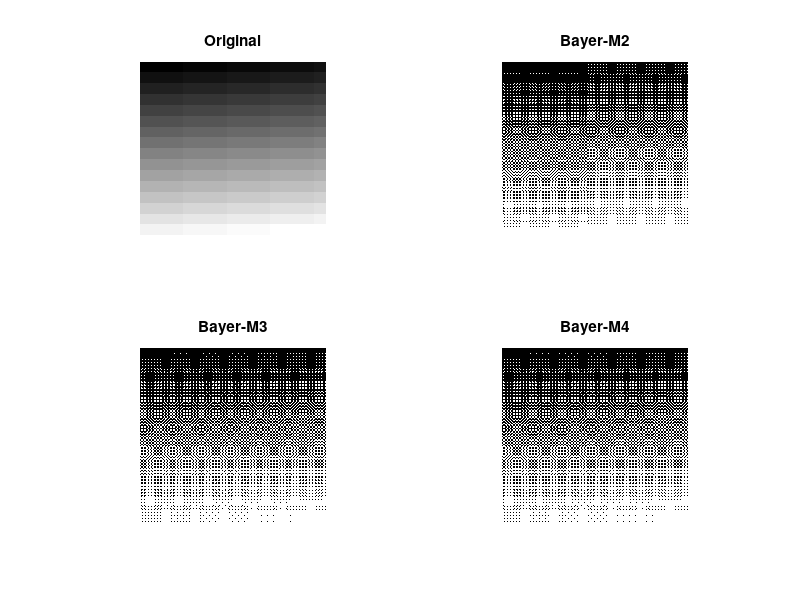

MATLAB code for this plot: (Note: this script raises an error after producing the figure.)
%   Transfer an image to black-white-dots image with Bayer matrix

clear;
clc;

m1 = [[ 0 2 ];
      [ 3 1 ]];
  
u1 = ones(2, 2);

m2 = [[ 4*m1       4*m1+2*u1 ];
      [ 4*m1+3*u1  4*m1+u1   ]]
  
u2 = ones(4, 4);

m3 = [[ 4*m2       4*m2+2*u2 ];
      [ 4*m2+3*u2  4*m2+u2  ]]
  
u3 = ones(8, 8);
  
m4 = [[ 4*m3       4*m3+2*u3 ];
      [ 4*m3+3*u3  4*m3+u3  ]]


  
for i = 1:256
    Xi = 16 * fix(i/15);
    for j = 1:256
        Yj = fix(j/15);
        Sample(i, j) = Xi + Yj;
    end
end
Sample = uint8(Sample);

OuputM2 = 0;
for i = 1:256
    for j = 1:256
        ImageColor = Sample(i,j) / 16;
        BayerMatrix = m2(bitand(i,3) + 1, bitand(j,3) + 1);
        if ( ImageColor <= BayerMatrix )
            OuputM2(i,j) = 0;
        else
            OuputM2(i,j) = 255;
        end
    end
end
Image8BitM2 = uint8(OuputM2);

OuputM3 = 0;
for i = 1:256
    for j = 1:256
        ImageColor = Sample(i,j) / 4;
        BayerMatrix = m3(bitand(i,7) + 1, bitand(j,7) + 1);
        if ( ImageColor <= BayerMatrix )
           OuputM3(i,j) = 0;
        else
           OuputM3(i,j) = 255;
        end
    end
end
Image8BitM3 = uint8(OuputM3);

OuputM4 = 0;
for i = 1:256
    for j = 1:256
        ImageColor = Sample(i,j);
        BayerMatrix = m4(bitand(i,15) + 1, bitand(j,15) + 1);
        if ( ImageColor <= BayerMatrix )
           OuputM4(i,j) = 0;
        else
           OuputM4(i,j) = 255;
        end
    end
end
Image8BitM4 = uint8(OuputM4);


subplot(2,2,1);imshow(Sample),title('Original');
subplot(2,2,2);imshow(Image8BitM2),title('Bayer-M2');
subplot(2,2,3);imshow(Image8BitM3),title('Bayer-M3');
subplot(2,2,4);imshow(Image8BitM3),title('Bayer-M4');

imwrite(Sample, './sample/stepgray.png');
imwrite(Image8BitM2, './sample/Image8BitM2.png');
imwrite(Image8BitM3, './sample/Image8BitM3.png');
imwrite(Image8BitM4, './sample/Image8BitM4.png');
